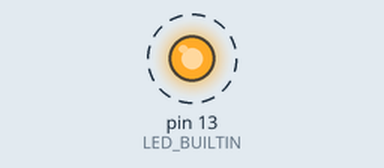
This sketch was run on a simulated Arduino Uno, built with avr-gcc and run on an emulated ATmega328P. Shown: output pins drawn as LEDs (lit = HIGH). Dashed ring = blinking. What the sketch prints to the serial monitor is not drawn.

Above: at 0.5 s.
Timing chart, 0 to 4.6 s (numbered marks = the images above):
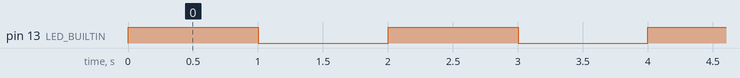

Measured:
- by itself, pin 13 (LED_BUILTIN): alternates HIGH for 1.0 s and LOW for 1.0 s

The sketch:

test.ino
```cpp
void setup() {
  // set up serial connection back to computer
  Serial.begin(115200);

  // set up LED to blink
  pinMode(LED_BUILTIN, OUTPUT);
}

int msg_cnt = 0;
bool led_state = false;
void loop() {
  // increment message count
  msg_cnt++;

  // send message to computer
  Serial.print("ping ");
  Serial.println(msg_cnt);

  // toggle LED
  led_state = !led_state;
  if(led_state) {
    digitalWrite(LED_BUILTIN, HIGH);
  }
  else {
    digitalWrite(LED_BUILTIN, LOW);
  }

  // wait to avoid spam
  delay(1000);
}
```
